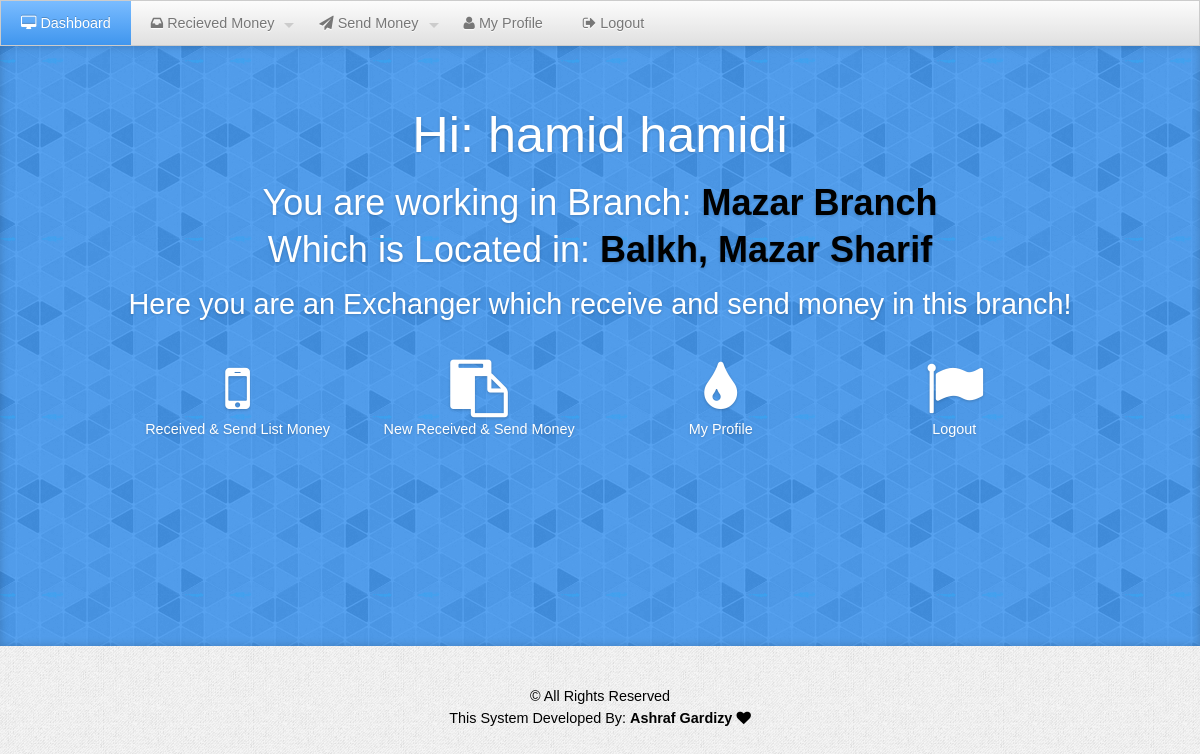
The app's page /exchanger.php (signed in) with its own data.
### tables this page shows
CREATE TABLE `employee` (
  `emp_id` int(11) NOT NULL,
  `firstname` varchar(100) DEFAULT NULL,
  `lastname` varchar(100) DEFAULT NULL,
  `phone` varchar(100) DEFAULT NULL,
  `email` varchar(100) DEFAULT NULL,
  `password` varchar(100) DEFAULT NULL,
  `b_id` int(11) DEFAULT NULL,
  `position` enum('exchanger','admin') DEFAULT NULL
);

CREATE TABLE `branch` (
  `b_id` int(11) NOT NULL,
  `name` varchar(100) DEFAULT NULL,
  `location` varchar(100) DEFAULT NULL,
  `manager_id` int(11) DEFAULT NULL,
  `created_at` timestamp NOT NULL DEFAULT current_timestamp()
);

### exchanger.php (the view, shortened to what this page needs)
<?php
require_once("db.php");
$emp_id = $_SESSION["exchanger_id"];
$logger = $con->query("SELECT * FROM employee WHERE emp_id='$emp_id'");
$logger_row = $logger->fetch_object();
$cur_branch = $con->query("SELECT * FROM branch WHERE b_id=".$logger_row->b_id);
$cur_branch_row = $cur_branch->fetch_object();
?>
<!DOCTYPE html>
<html>
<head>
    <?php require_once("relatives.php"); ?>
</head>
<body>
<ul class="menu">
    <li class="current"><a href="exchanger.php"><i class="fa fa-desktop"></i> Dashboard</a></li>
    <li><a href=""><i class="fa fa-inbox"></i> Recieved Money
    </a>
    </li>
    <li><a href=""><i class="fa fa-send"></i> Send Money</a>
    </li>
    <li><a href="exchanger_profile.php"><i class="fa fa-user"></i> My Profile</a></li>
    <li><a href="logout.php"><i class="fa fa-sign-out"></i> Logout</a></li>
</ul>
<div class="callout clearfix" style="height:600px; background:url('img/gplaypattern.png') #4598ef;">
    <div class="grid">
        <h1>Hi: <?= $logger_row->firstname . " " . $logger_row->lastname; ?></h1>
        <h3>You are working in Branch: <b><?= $cur_branch_row->name; ?></b> <br>Which is Located in: <b><?= $cur_branch_row->location; ?></b></h3>
        <h4>Here you are an Exchanger which receive and send money in this branch!</h4>
        <div class="col_3 column">
            <i class="fa fa-mobile fa-4x"></i><br>
            Received &amp; Send List Money
        </div>
        <div class="col_3 column">
            <i class="fa fa-paste fa-4x"></i><br>
            New Received &amp; Send Money
        </div>
        <div class="col_3 omega column">
            <i class="fa fa-tint fa-4x"></i><br>
            My Profile
        </div>
        <div class="col_3 column">
            <i class="fa fa-flag fa-4x"></i><br>
            Logout<br>
        </div>
    </div>
</div>
<div style="padding:40px;">
    <footer class="center">
        &copy; All Rights Reserved
        <br>
        This System Developed By: <strong>Ashraf Gardizy <i class="fa fa-heart"></i></strong>
    </footer>
</div>
</body>
</html>

### css/kickstart.css (style rules this page uses)
* { -webkit-box-sizing: border-box; -moz-box-sizing: border-box; box-sizing: border-box; }
a { color:#4D99E0;outline:0; }
strong,b { color:#000;font-weight:bold; }
.center { text-align:center; }
article,aside,details,figcaption,figure, footer,header,hgroup,menu,nav,section { display:block; }
h1,h2,h3,h4,h5,h6 { font-weight:bold; line-height:140%; }
h1 { font-size:3.5em; margin:10px 0 10px 0; }
h3 { font-size:2.5em; margin:10px 0 10px 0; line-height:130%; }
h4 { font-size:2em; margin:10px 0 10px 0; }
ul, ol { padding:0; margin:0 0 20px 25px; }
li { padding:5px 0; margin:0; }

### css/style.css (style rules this page uses)
h1,h2,h3,h4,h5,h6 { font-family: "Arimo", arial, verdana, sans-serif; font-weight:normal; }
.menu { font-family: "Arimo", arial, verdana, sans-serif; }
body { margin:0; padding:0 0 0 0; color:#000; background:#efefef url(img/gray_jean.png); font:normal 0.9em/150% 'Arimo', arial, verdana, sans-serif; text-shadow: 0 0 1px transparent; }
.callout { background:#4598ef; padding:3em 0; color:#fff; box-shadow:inset 0 0 10px rgba(0,0,0,0.2); text-align: center; text-shadow:0px 1px 3px rgba(0,0,0,0.2); display:block; }
.callout h4 { margin-bottom:30px; }

### css/kickstart-forms.css (style rules this page uses)
input[type="text"], textarea, button, a.button, a, input[type="file"] { -moz-transition: -moz-box-shadow 0.5s, border 0.5s, background 0.5s; -webkit-transition: -webkit-box-shadow 0.5s, border 0.5s, background 0.5s; -o-transition: box-shadow 0.5s, border 0.5s, background 0.5s; transition: box-shadow 0.5s, border 0.5s, background 0.5s; }

### css/kickstart-menus.css (style rules this page uses)
.menu { margin:0;padding:0;line-height:100%; font-size:0; position:relative;z-index:1000; }
.menu:after { clear:both;content:' ';display:block;font-size:0;line-height:0;visibility:hidden;width:0;height:0 }
.menu li { margin:0;padding:0;list-style-type:none;display:inline-block;*display:inline;position:relative;zoom:1;line-height:inherit; top:0;left:0;font-size:16px; }
.menu li a { margin:0;padding:0;display:block;display:inline;display:inline-block;position:relative;zoom:1;line-height:100%;top:0;left:0; }
.menu li.has-menu a { padding-right:25px; }
.menu { border:1px solid #ccc; background: #eee; background: -moz-linear-gradient(top, rgba(252,252,252,1) 0%, rgba(224,224,224,1) 100%); background: -webkit-gradient(linear, left top, left bottom, color-stop(0%,rgba(252,252,252,1)), color-stop(100%,rgba(224,224,224,1))); background: -webkit-linear-gradient(top, rgba(252,252,252,1) 0%,rgba(224,224,224,1) 100%); background: -o-linear-gradient(top, rgba(252,252,252,1) 0%,rgba(224,224,224,1) 100%); background: linear-gradient(top, rgba(252,252,252,1) 0%,rgba(224,224,224,1) 100%); z-index:600; }
.menu li a { text-shadow:0px 1px 1px #fff; padding:15px 20px; text-decoration:none; font-size:0.9em; color: #777; }
.menu li.current>a, .menu li.current>a:hover, .menu li.current.hover>a { background: rgb(122,188,255); background: -moz-linear-gradient(top, rgba(122,188,255,1) 0%, rgba(96,171,248,1) 44%, rgba(64,150,238,1) 100%); background: -webkit-gradient(linear, left top, left bottom, color-stop(0%,rgba(122,188,255,1)), color-stop(44%,rgba(96,171,248,1)), color-stop(100%,rgba(64,150,238,1))); background: -webkit-linear-gradient(top, rgba(122,188,255,1) 0%,rgba(96,171,248,1) 44%,rgba(64,150,238,1) 100%); background: -o-linear-gradient(top, rgba(122,188,255,1) 0%,rgba(96,171,248,1) 44%,rgba(64,150,238,1) 100%); filter: progid:DXImageTransform.Microsoft.gradient( startColorstr='#7abcff', endColorstr='#4096ee',GradientType=0 ); background: linear-gradient(top, rgba(122,188,255,1) 0%,rgba(96,171,248,1) 44%,rgba(64,150,238,1) 100%); color:#fff; text-shadow:0px -1px 0 rgba(0,0,0,0.2); cursor: default; }

### css/kickstart-grid.css (style rules this page uses)
.grid { max-width:1220px; margin:0 auto; padding:0 2em; }
*[class*="col_"].omega { margin-right:0; }
.col_3 { width: 23.333333333333%; }
*[class*="col_"] { margin-left: 0.83333333333333%; margin-right: 0.83333333333333%; margin-top:0.5em; margin-bottom:0.5em; float: left; display: block; }
.clearfix:after { clear:both;content:' ';display:block;font-size:0;line-height:0;visibility:hidden;width:0;height:0 }
@media all and (min-width: 1024px) and (max-width: 1280px) { .grid { max-width: 1024px; } }

### records on screen
employee: firstname "hamid", lastname "hamidi"
branch: name "Mazar Branch", location "Balkh, Mazar Sharif"
